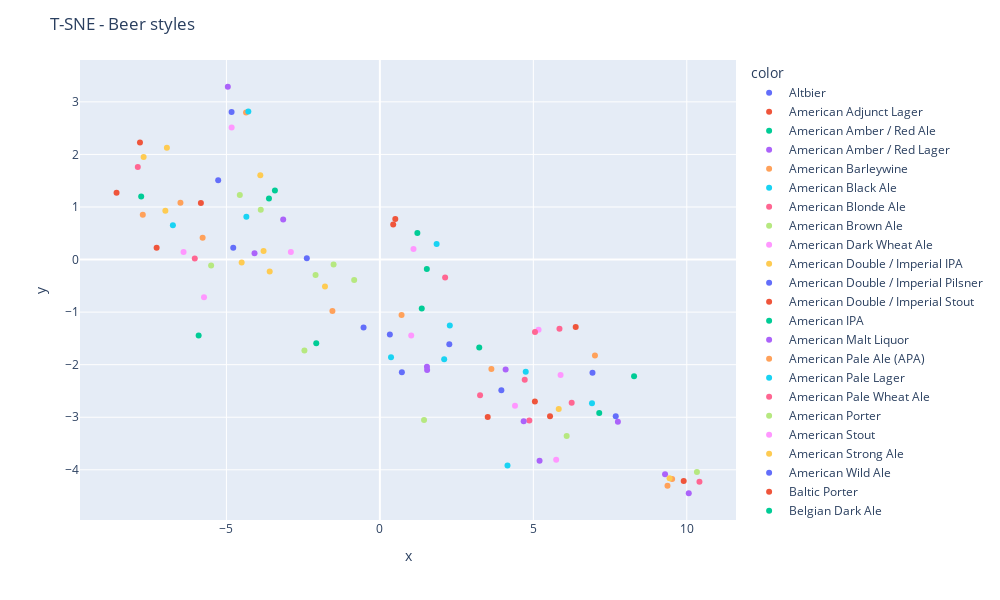

The notebook cell saved with this chart:
### Markdown cell above
Trying out with T-SNE does not yield more meaningful insight.

### Code cell
X_reduced_tsne = TSNE(n_components=2, init='random', learning_rate='auto', random_state=0).fit_transform(X)

# Plot the data reduced in 2d space with t-SNE
fig = px.scatter(x=X_reduced_tsne[:,0], y=X_reduced_tsne[:,1], color=style_labels)
fig.update_layout(
    title='T-SNE - Beer styles',
    width=1000,
    height=600,
)
fig.show()

### Figure 1 — Plotly figure (JSON) as saved in the notebook; plotly's stock layout.template omitted (floating-point values rounded to 4 significant figures)
{"data": [{"hovertemplate": "color=Altbier<br>x=%{x}<br>y=%{y}<extra></extra>", "legendgroup": "Altbier", "marker": {"color": "#636efa", "symbol": "circle"}, "mode": "markers", "name": "Altbier", "orientation": "v", "showlegend": true, "type": "scatter", "x": [2.263], "xaxis": "x", "y": [-1.61], "yaxis": "y"}, {"hovertemplate": "color=American Adjunct Lager<br>x=%{x}<br>y=%{y}<extra></extra>", "legendgroup": "American Adjunct Lager", "marker": {"color": "#EF553B", "symbol": "circle"}, "mode": "markers", "name": "American Adjunct Lager", "orientation": "v", "showlegend": true, "type": "scatter", "x": [9.9], "xaxis": "x", "y": [-4.214], "yaxis": "y"}, {"hovertemplate": "color=American Amber / Red Ale<br>x=%{x}<br>y=%{y}<extra></extra>", "legendgroup": "American Amber / Red Ale", "marker": {"color": "#00cc96", "symbol": "circle"}, "mode": "markers", "name": "American Amber / Red Ale", "orientation": "v", "showlegend": true, "type": "scatter", "x": [1.365], "xaxis": "x", "y": [-0.9292], "yaxis": "y"}, {"hovertemplate": "color=American Amber / Red Lager<br>x=%{x}<br>y=%{y}<extra></extra>", "legendgroup": "American Amber / Red Lager", "marker": {"color": "#ab63fa", "symbol": "circle"}, "mode": "markers", "name": "American Amber / Red Lager", "orientation": "v", "showlegend": true, "type": "scatter", "x": [7.755], "xaxis": "x", "y": [-3.084], "yaxis": "y"}, {"hovertemplate": "color=American Barleywine<br>x=%{x}<br>y=%{y}<extra></extra>", "legendgroup": "American Barleywine", "marker": {"color": "#FFA15A", "symbol": "circle"}, "mode": "markers", "name": "American Barleywine", "orientation": "v", "showlegend": true, "type": "scatter", "x": [-7.725], "xaxis": "x", "y": [0.8536], "yaxis": "y"}, {"hovertemplate": "color=American Black Ale<br>x=%{x}<br>y=%{y}<extra></extra>", "legendgroup": "American Black Ale", "marker": {"color": "#19d3f3", "symbol": "circle"}, "mode": "markers", "name": "American Black Ale", "orientation": "v", "showlegend": true, "type": "scatter", "x": [-4.35], "xaxis": "x", "y": [0.8154], "yaxis": "y"}, {"hovertemplate": "color=American Blonde Ale<br>x=%{x}<br>y=%{y}<extra></extra>", "legendgroup": "American Blonde Ale", "marker": {"color": "#FF6692", "symbol": "circle"}, "mode": "markers", "name": "American Blonde Ale", "orientation": "v", "showlegend": true, "type": "scatter", "x": [6.249], "xaxis": "x", "y": [-2.726], "yaxis": "y"}, {"hovertemplate": "color=American Brown Ale<br>x=%{x}<br>y=%{y}<extra></extra>", "legendgroup": "American Brown Ale", "marker": {"color": "#B6E880", "symbol": "circle"}, "mode": "markers", "name": "American Brown Ale", "orientation": "v", "showlegend": true, "type": "scatter", "x": [-1.508], "xaxis": "x", "y": [-0.09435], "yaxis": "y"}, {"hovertemplate": "color=American Dark Wheat Ale<br>x=%{x}<br>y=%{y}<extra></extra>", "legendgroup": "American Dark Wheat Ale", "marker": {"color": "#FF97FF", "symbol": "circle"}, "mode": "markers", "name": "American Dark Wheat Ale", "orientation": "v", "showlegend": true, "type": "scatter", "x": [5.17], "xaxis": "x", "y": [-1.333], "yaxis": "y"}, {"hovertemplate": "color=American Double / Imperial IPA<br>x=%{x}<br>y=%{y}<extra></extra>", "legendgroup": "American Double / Imperial IPA", "marker": {"color": "#FECB52", "symbol": "circle"}, "mode": "markers", "name": "American Double / Imperial IPA", "orientation": "v", "showlegend": true, "type": "scatter", "x": [-6.939], "xaxis": "x", "y": [2.128], "yaxis": "y"}, {"hovertemplate": "color=American Double / Imperial Pilsner<br>x=%{x}<br>y=%{y}<extra></extra>", "legendgroup": "American Double / Imperial Pilsner", "marker": {"color": "#636efa", "symbol": "circle"}, "mode": "markers", "name": "American Double / Imperial Pilsner", "orientation": "v", "showlegend": true, "type": "scatter", "x": [-4.777], "xaxis": "x", "y": [0.2241], "yaxis": "y"}, {"hovertemplate": "color=American Double / Imperial Stout<br>x=%{x}<br>y=%{y}<extra></extra>", "legendgroup": "American Double / Imperial Stout", "marker": {"color": "#EF553B", "symbol": "circle"}, "mode": "markers", "name": "American Double / Imperial Stout", "orientation": "v", "showlegend": true, "type": "scatter", "x": [-7.816], "xaxis": "x", "y": [2.225], "yaxis": "y"}, {"hovertemplate": "color=American IPA<br>x=%{x}<br>y=%{y}<extra></extra>", "legendgroup": "American IPA", "marker": {"color": "#00cc96", "symbol": "circle"}, "mode": "markers", "name": "American IPA", "orientation": "v", "showlegend": true, "type": "scatter", "x": [-3.613], "xaxis": "x", "y": [1.162], "yaxis": "y"}, {"hovertemplate": "color=American Malt Liquor<br>x=%{x}<br>y=%{y}<extra></extra>", "legendgroup": "American Malt Liquor", "marker": {"color": "#ab63fa", "symbol": "circle"}, "mode": "markers", "name": "American Malt Liquor", "orientation": "v", "showlegend": true, "type": "scatter", "x": [10.06], "xaxis": "x", "y": [-4.446], "yaxis": "y"}, {"hovertemplate": "color=American Pale Ale (APA)<br>x=%{x}<br>y=%{y}<extra></extra>", "legendgroup": "American Pale Ale (APA)", "marker": {"color": "#FFA15A", "symbol": "circle"}, "mode": "markers", "name": "American Pale Ale (APA)", "orientation": "v", "showlegend": true, "type": "scatter", "x": [-1.546], "xaxis": "x", "y": [-0.9787], "yaxis": "y"}, {"hovertemplate": "color=American Pale Lager<br>x=%{x}<br>y=%{y}<extra></extra>", "legendgroup": "American Pale Lager", "marker": {"color": "#19d3f3", "symbol": "circle"}, "mode": "markers", "name": "American Pale Lager", "orientation": "v", "showlegend": true, "type": "scatter", "x": [6.911], "xaxis": "x", "y": [-2.733], "yaxis": "y"}, {"hovertemplate": "color=American Pale Wheat Ale<br>x=%{x}<br>y=%{y}<extra></extra>", "legendgroup": "American Pale Wheat Ale", "marker": {"color": "#FF6692", "symbol": "circle"}, "mode": "markers", "name": "American Pale Wheat Ale", "orientation": "v", "showlegend": true, "type": "scatter", "x": [4.72], "xaxis": "x", "y": [-2.288], "yaxis": "y"}, {"hovertemplate": "color=American Porter<br>x=%{x}<br>y=%{y}<extra></extra>", "legendgroup": "American Porter", "marker": {"color": "#B6E880", "symbol": "circle"}, "mode": "markers", "name": "American Porter", "orientation": "v", "showlegend": true, "type": "scatter", "x": [-3.88], "xaxis": "x", "y": [0.9461], "yaxis": "y"}, {"hovertemplate": "color=American Stout<br>x=%{x}<br>y=%{y}<extra></extra>", "legendgroup": "American Stout", "marker": {"color": "#FF97FF", "symbol": "circle"}, "mode": "markers", "name": "American Stout", "orientation": "v", "showlegend": true, "type": "scatter", "x": [-2.9], "xaxis": "x", "y": [0.1459], "yaxis": "y"}, {"hovertemplate": "color=American Strong Ale<br>x=%{x}<br>y=%{y}<extra></extra>", "legendgroup": "American Strong Ale", "marker": {"color": "#FECB52", "symbol": "circle"}, "mode": "markers", "name": "American Strong Ale", "orientation": "v", "showlegend": true, "type": "scatter", "x": [-6.989], "xaxis": "x", "y": [0.9292], "yaxis": "y"}, {"hovertemplate": "color=American Wild Ale<br>x=%{x}<br>y=%{y}<extra></extra>", "legendgroup": "American Wild Ale", "marker": {"color": "#636efa", "symbol": "circle"}, "mode": "markers", "name": "American Wild Ale", "orientation": "v", "showlegend": true, "type": "scatter", "x": [-4.832], "xaxis": "x", "y": [2.808], "yaxis": "y"}, {"hovertemplate": "color=Baltic Porter<br>x=%{x}<br>y=%{y}<extra></extra>", "legendgroup": "Baltic Porter", "marker": {"color": "#EF553B", "symbol": "circle"}, "mode": "markers", "name": "Baltic Porter", "orientation": "v", "showlegend": true, "type": "scatter", "x": [-5.831], "xaxis": "x", "y": [1.078], "yaxis": "y"}, {"hovertemplate": "color=Belgian Dark Ale<br>x=%{x}<br>y=%{y}<extra></extra>", "legendgroup": "Belgian Dark Ale", "marker": {"color": "#00cc96", "symbol": "circle"}, "mode": "markers", "name": "Belgian Dark Ale", "orientation": "v", "showlegend": true, "type": "scatter", "x": [1.53], "xaxis": "x", "y": [-0.182], "yaxis": "y"}, {"hovertemplate": "color=Belgian IPA<br>x=%{x}<br>y=%{y}<extra></extra>", "legendgroup": "Belgian IPA", "marker": {"color": "#ab63fa", "symbol": "circle"}, "mode": "markers", "name": "Belgian IPA", "orientation": "v", "showlegend": true, "type": "scatter", "x": [-4.084], "xaxis": "x", "y": [0.1187], "yaxis": "y"}, {"hovertemplate": "color=Belgian Pale Ale<br>x=%{x}<br>y=%{y}<extra></extra>", "legendgroup": "Belgian Pale Ale", "marker": {"color": "#FFA15A", "symbol": "circle"}, "mode": "markers", "name": "Belgian Pale Ale", "orientation": "v", "showlegend": true, "type": "scatter", "x": [0.7072], "xaxis": "x", "y": [-1.053], "yaxis": "y"}, {"hovertemplate": "color=Belgian Strong Dark Ale<br>x=%{x}<br>y=%{y}<extra></extra>", "legendgroup": "Belgian Strong Dark Ale", "marker": {"color": "#19d3f3", "symbol": "circle"}, "mode": "markers", "name": "Belgian Strong Dark Ale", "orientation": "v", "showlegend": true, "type": "scatter", "x": [-6.744], "xaxis": "x", "y": [0.6522], "yaxis": "y"}, {"hovertemplate": "color=Belgian Strong Pale Ale<br>x=%{x}<br>y=%{y}<extra></extra>", "legendgroup": "Belgian Strong Pale Ale", "marker": {"color": "#FF6692", "symbol": "circle"}, "mode": "markers", "name": "Belgian Strong Pale Ale", "orientation": "v", "showlegend": true, "type": "scatter", "x": [-6.031], "xaxis": "x", "y": [0.01897], "yaxis": "y"}, {"hovertemplate": "color=Berliner Weissbier<br>x=%{x}<br>y=%{y}<extra></extra>", "legendgroup": "Berliner Weissbier", "marker": {"color": "#B6E880", "symbol": "circle"}, "mode": "markers", "name": "Berliner Weissbier", "orientation": "v", "showlegend": true, "type": "scatter", "x": [-2.458], "xaxis": "x", "y": [-1.732], "yaxis": "y"}, {"hovertemplate": "color=Bière de Champagne / Bière Brut<br>x=%{x}<br>y=%{y}<extra></extra>", "legendgroup": "Bière de Champagne / Bière Brut", "marker": {"color": "#FF97FF", "symbol": "circle"}, "mode": "markers", "name": "Bière de Champagne / Bière Brut", "orientation": "v", "showlegend": true, "type": "scatter", "x": [-5.729], "xaxis": "x", "y": [-0.7176], "yaxis": "y"}, {"hovertemplate": "color=Bière de Garde<br>x=%{x}<br>y=%{y}<extra></extra>", "legendgroup": "Bière de Garde", "marker": {"color": "#FECB52", "symbol": "circle"}, "mode": "markers", "name": "Bière de Garde", "orientation": "v", "showlegend": true, "type": "scatter", "x": [-3.59], "xaxis": "x", "y": [-0.2262], "yaxis": "y"}, {"hovertemplate": "color=Black & Tan<br>x=%{x}<br>y=%{y}<extra></extra>", "legendgroup": "Black & Tan", "marker": {"color": "#636efa", "symbol": "circle"}, "mode": "markers", "name": "Black & Tan", "orientation": "v", "showlegend": true, "type": "scatter", "x": [7.685], "xaxis": "x", "y": [-2.981], "yaxis": "y"}, {"hovertemplate": "color=Bock<br>x=%{x}<br>y=%{y}<extra></extra>", "legendgroup": "Bock", "marker": {"color": "#EF553B", "symbol": "circle"}, "mode": "markers", "name": "Bock", "orientation": "v", "showlegend": true, "type": "scatter", "x": [6.381], "xaxis": "x", "y": [-1.284], "yaxis": "y"}, {"hovertemplate": "color=Braggot<br>x=%{x}<br>y=%{y}<extra></extra>", "legendgroup": "Braggot", "marker": {"color": "#00cc96", "symbol": "circle"}, "mode": "markers", "name": "Braggot", "orientation": "v", "showlegend": true, "type": "scatter", "x": [-5.905], "xaxis": "x", "y": [-1.446], "yaxis": "y"}, {"hovertemplate": "color=California Common / Steam Beer<br>x=%{x}<br>y=%{y}<extra></extra>", "legendgroup": "California Common / Steam Beer", "marker": {"color": "#ab63fa", "symbol": "circle"}, "mode": "markers", "name": "California Common / Steam Beer", "orientation": "v", "showlegend": true, "type": "scatter", "x": [1.534], "xaxis": "x", "y": [-2.037], "yaxis": "y"}, {"hovertemplate": "color=Chile Beer<br>x=%{x}<br>y=%{y}<extra></extra>", "legendgroup": "Chile Beer", "marker": {"color": "#FFA15A", "symbol": "circle"}, "mode": "markers", "name": "Chile Beer", "orientation": "v", "showlegend": true, "type": "scatter", "x": [7.008], "xaxis": "x", "y": [-1.827], "yaxis": "y"}, {"hovertemplate": "color=Cream Ale<br>x=%{x}<br>y=%{y}<extra></extra>", "legendgroup": "Cream Ale", "marker": {"color": "#19d3f3", "symbol": "circle"}, "mode": "markers", "name": "Cream Ale", "orientation": "v", "showlegend": true, "type": "scatter", "x": [4.752], "xaxis": "x", "y": [-2.135], "yaxis": "y"}, {"hovertemplate": "color=Czech Pilsener<br>x=%{x}<br>y=%{y}<extra></extra>", "legendgroup": "Czech Pilsener", "marker": {"color": "#FF6692", "symbol": "circle"}, "mode": "markers", "name": "Czech Pilsener", "orientation": "v", "showlegend": true, "type": "scatter", "x": [4.869], "xaxis": "x", "y": [-3.062], "yaxis": "y"}, {"hovertemplate": "color=Doppelbock<br>x=%{x}<br>y=%{y}<extra></extra>", "legendgroup": "Doppelbock", "marker": {"color": "#B6E880", "symbol": "circle"}, "mode": "markers", "name": "Doppelbock", "orientation": "v", "showlegend": true, "type": "scatter", "x": [-5.498], "xaxis": "x", "y": [-0.1134], "yaxis": "y"}, {"hovertemplate": "color=Dortmunder / Export Lager<br>x=%{x}<br>y=%{y}<extra></extra>", "legendgroup": "Dortmunder / Export Lager", "marker": {"color": "#FF97FF", "symbol": "circle"}, "mode": "markers", "name": "Dortmunder / Export Lager", "orientation": "v", "showlegend": true, "type": "scatter", "x": [4.403], "xaxis": "x", "y": [-2.782], "yaxis": "y"}, {"hovertemplate": "color=Dubbel<br>x=%{x}<br>y=%{y}<extra></extra>", "legendgroup": "Dubbel", "marker": {"color": "#FECB52", "symbol": "circle"}, "mode": "markers", "name": "Dubbel", "orientation": "v", "showlegend": true, "type": "scatter", "x": [-4.503], "xaxis": "x", "y": [-0.05456], "yaxis": "y"}, {"hovertemplate": "color=Dunkelweizen<br>x=%{x}<br>y=%{y}<extra></extra>", "legendgroup": "Dunkelweizen", "marker": {"color": "#636efa", "symbol": "circle"}, "mode": "markers", "name": "Dunkelweizen", "orientation": "v", "showlegend": true, "type": "scatter", "x": [0.325], "xaxis": "x", "y": [-1.427], "yaxis": "y"}, {"hovertemplate": "color=Eisbock<br>x=%{x}<br>y=%{y}<extra></extra>", "legendgroup": "Eisbock", "marker": {"color": "#EF553B", "symbol": "circle"}, "mode": "markers", "name": "Eisbock", "orientation": "v", "showlegend": true, "type": "scatter", "x": [-8.58], "xaxis": "x", "y": [1.272], "yaxis": "y"}, {"hovertemplate": "color=English Barleywine<br>x=%{x}<br>y=%{y}<extra></extra>", "legendgroup": "English Barleywine", "marker": {"color": "#00cc96", "symbol": "circle"}, "mode": "markers", "name": "English Barleywine", "orientation": "v", "showlegend": true, "type": "scatter", "x": [-7.777], "xaxis": "x", "y": [1.199], "yaxis": "y"}, {"hovertemplate": "color=English Bitter<br>x=%{x}<br>y=%{y}<extra></extra>", "legendgroup": "English Bitter", "marker": {"color": "#ab63fa", "symbol": "circle"}, "mode": "markers", "name": "English Bitter", "orientation": "v", "showlegend": true, "type": "scatter", "x": [5.203], "xaxis": "x", "y": [-3.826], "yaxis": "y"}, {"hovertemplate": "color=English Brown Ale<br>x=%{x}<br>y=%{y}<extra></extra>", "legendgroup": "English Brown Ale", "marker": {"color": "#FFA15A", "symbol": "circle"}, "mode": "markers", "name": "English Brown Ale", "orientation": "v", "showlegend": true, "type": "scatter", "x": [3.634], "xaxis": "x", "y": [-2.08], "yaxis": "y"}, {"hovertemplate": "color=English Dark Mild Ale<br>x=%{x}<br>y=%{y}<extra></extra>", "legendgroup": "English Dark Mild Ale", "marker": {"color": "#19d3f3", "symbol": "circle"}, "mode": "markers", "name": "English Dark Mild Ale", "orientation": "v", "showlegend": true, "type": "scatter", "x": [4.159], "xaxis": "x", "y": [-3.919], "yaxis": "y"}, {"hovertemplate": "color=English India Pale Ale (IPA)<br>x=%{x}<br>y=%{y}<extra></extra>", "legendgroup": "English India Pale Ale (IPA)", "marker": {"color": "#FF6692", "symbol": "circle"}, "mode": "markers", "name": "English India Pale Ale (IPA)", "orientation": "v", "showlegend": true, "type": "scatter", "x": [5.054], "xaxis": "x", "y": [-1.379], "yaxis": "y"}, {"hovertemplate": "color=English Pale Ale<br>x=%{x}<br>y=%{y}<extra></extra>", "legendgroup": "English Pale Ale", "marker": {"color": "#B6E880", "symbol": "circle"}, "mode": "markers", "name": "English Pale Ale", "orientation": "v", "showlegend": true, "type": "scatter", "x": [6.086], "xaxis": "x", "y": [-3.356], "yaxis": "y"}, {"hovertemplate": "color=English Pale Mild Ale<br>x=%{x}<br>y=%{y}<extra></extra>", "legendgroup": "English Pale Mild Ale", "marker": {"color": "#FF97FF", "symbol": "circle"}, "mode": "markers", "name": "English Pale Mild Ale", "orientation": "v", "showlegend": true, "type": "scatter", "x": [5.744], "xaxis": "x", "y": [-3.81], "yaxis": "y"}, {"hovertemplate": "color=English Porter<br>x=%{x}<br>y=%{y}<extra></extra>", "legendgroup": "English Porter", "marker": {"color": "#FECB52", "symbol": "circle"}, "mode": "markers", "name": "English Porter", "orientation": "v", "showlegend": true, "type": "scatter", "x": [-1.789], "xaxis": "x", "y": [-0.5134], "yaxis": "y"}, {"hovertemplate": "color=English Stout<br>x=%{x}<br>y=%{y}<extra></extra>", "legendgroup": "English Stout", "marker": {"color": "#636efa", "symbol": "circle"}, "mode": "markers", "name": "English Stout", "orientation": "v", "showlegend": true, "type": "scatter", "x": [-0.5316], "xaxis": "x", "y": [-1.291], "yaxis": "y"}, {"hovertemplate": "color=English Strong Ale<br>x=%{x}<br>y=%{y}<extra></extra>", "legendgroup": "English Strong Ale", "marker": {"color": "#EF553B", "symbol": "circle"}, "mode": "markers", "name": "English Strong Ale", "orientation": "v", "showlegend": true, "type": "scatter", "x": [0.4345], "xaxis": "x", "y": [0.6674], "yaxis": "y"}, {"hovertemplate": "color=Euro Dark Lager<br>x=%{x}<br>y=%{y}<extra></extra>", "legendgroup": "Euro Dark Lager", "marker": {"color": "#00cc96", "symbol": "circle"}, "mode": "markers", "name": "Euro Dark Lager", "orientation": "v", "showlegend": true, "type": "scatter", "x": [7.147], "xaxis": "x", "y": [-2.919], "yaxis": "y"}, {"hovertemplate": "color=Euro Pale Lager<br>x=%{x}<br>y=%{y}<extra></extra>", "legendgroup": "Euro Pale Lager", "marker": {"color": "#ab63fa", "symbol": "circle"}, "mode": "markers", "name": "Euro Pale Lager", "orientation": "v", "showlegend": true, "type": "scatter", "x": [9.292], "xaxis": "x", "y": [-4.087], "yaxis": "y"}, {"hovertemplate": "color=Euro Strong Lager<br>x=%{x}<br>y=%{y}<extra></extra>", "legendgroup": "Euro Strong Lager", "marker": {"color": "#FFA15A", "symbol": "circle"}, "mode": "markers", "name": "Euro Strong Lager", "orientation": "v", "showlegend": true, "type": "scatter", "x": [9.371], "xaxis": "x", "y": [-4.305], "yaxis": "y"}, {"hovertemplate": "color=Extra Special / Strong Bitter (ESB)<br>x=%{x}<br>y=%{y}<extra></extra>", "legendgroup": "Extra Special / Strong Bitter (ESB)", "marker": {"color": "#19d3f3", "symbol": "circle"}, "mode": "markers", "name": "Extra Special / Strong Bitter (ESB)", "orientation": "v", "showlegend": true, "type": "scatter", "x": [2.095], "xaxis": "x", "y": [-1.895], "yaxis": "y"}, {"hovertemplate": "color=Faro<br>x=%{x}<br>y=%{y}<extra></extra>", "legendgroup": "Faro", "marker": {"color": "#FF6692", "symbol": "circle"}, "mode": "markers", "name": "Faro", "orientation": "v", "showlegend": true, "type": "scatter", "x": [3.264], "xaxis": "x", "y": [-2.58], "yaxis": "y"}, {"hovertemplate": "color=Flanders Oud Bruin<br>x=%{x}<br>y=%{y}<extra></extra>", "legendgroup": "Flanders Oud Bruin", "marker": {"color": "#B6E880", "symbol": "circle"}, "mode": "markers", "name": "Flanders Oud Bruin", "orientation": "v", "showlegend": true, "type": "scatter", "x": [-4.564], "xaxis": "x", "y": [1.23], "yaxis": "y"}, {"hovertemplate": "color=Flanders Red Ale<br>x=%{x}<br>y=%{y}<extra></extra>", "legendgroup": "Flanders Red Ale", "marker": {"color": "#FF97FF", "symbol": "circle"}, "mode": "markers", "name": "Flanders Red Ale", "orientation": "v", "showlegend": true, "type": "scatter", "x": [-4.83], "xaxis": "x", "y": [2.513], "yaxis": "y"}, {"hovertemplate": "color=Foreign / Export Stout<br>x=%{x}<br>y=%{y}<extra></extra>", "legendgroup": "Foreign / Export Stout", "marker": {"color": "#FECB52", "symbol": "circle"}, "mode": "markers", "name": "Foreign / Export Stout", "orientation": "v", "showlegend": true, "type": "scatter", "x": [-3.789], "xaxis": "x", "y": [0.1627], "yaxis": "y"}, {"hovertemplate": "color=Fruit / Vegetable Beer<br>x=%{x}<br>y=%{y}<extra></extra>", "legendgroup": "Fruit / Vegetable Beer", "marker": {"color": "#636efa", "symbol": "circle"}, "mode": "markers", "name": "Fruit / Vegetable Beer", "orientation": "v", "showlegend": true, "type": "scatter", "x": [6.927], "xaxis": "x", "y": [-2.152], "yaxis": "y"}, {"hovertemplate": "color=German Pilsener<br>x=%{x}<br>y=%{y}<extra></extra>", "legendgroup": "German Pilsener", "marker": {"color": "#EF553B", "symbol": "circle"}, "mode": "markers", "name": "German Pilsener", "orientation": "v", "showlegend": true, "type": "scatter", "x": [5.544], "xaxis": "x", "y": [-2.981], "yaxis": "y"}, {"hovertemplate": "color=Gose<br>x=%{x}<br>y=%{y}<extra></extra>", "legendgroup": "Gose", "marker": {"color": "#00cc96", "symbol": "circle"}, "mode": "markers", "name": "Gose", "orientation": "v", "showlegend": true, "type": "scatter", "x": [-2.073], "xaxis": "x", "y": [-1.591], "yaxis": "y"}, {"hovertemplate": "color=Gueuze<br>x=%{x}<br>y=%{y}<extra></extra>", "legendgroup": "Gueuze", "marker": {"color": "#ab63fa", "symbol": "circle"}, "mode": "markers", "name": "Gueuze", "orientation": "v", "showlegend": true, "type": "scatter", "x": [-4.954], "xaxis": "x", "y": [3.288], "yaxis": "y"}, {"hovertemplate": "color=Happoshu<br>x=%{x}<br>y=%{y}<extra></extra>", "legendgroup": "Happoshu", "marker": {"color": "#FFA15A", "symbol": "circle"}, "mode": "markers", "name": "Happoshu", "orientation": "v", "showlegend": true, "type": "scatter", "x": [9.523], "xaxis": "x", "y": [-4.177], "yaxis": "y"}, {"hovertemplate": "color=Hefeweizen<br>x=%{x}<br>y=%{y}<extra></extra>", "legendgroup": "Hefeweizen", "marker": {"color": "#19d3f3", "symbol": "circle"}, "mode": "markers", "name": "Hefeweizen", "orientation": "v", "showlegend": true, "type": "scatter", "x": [0.3634], "xaxis": "x", "y": [-1.857], "yaxis": "y"}, {"hovertemplate": "color=Herbed / Spiced Beer<br>x=%{x}<br>y=%{y}<extra></extra>", "legendgroup": "Herbed / Spiced Beer", "marker": {"color": "#FF6692", "symbol": "circle"}, "mode": "markers", "name": "Herbed / Spiced Beer", "orientation": "v", "showlegend": true, "type": "scatter", "x": [5.852], "xaxis": "x", "y": [-1.315], "yaxis": "y"}, {"hovertemplate": "color=Irish Dry Stout<br>x=%{x}<br>y=%{y}<extra></extra>", "legendgroup": "Irish Dry Stout", "marker": {"color": "#B6E880", "symbol": "circle"}, "mode": "markers", "name": "Irish Dry Stout", "orientation": "v", "showlegend": true, "type": "scatter", "x": [1.439], "xaxis": "x", "y": [-3.051], "yaxis": "y"}, {"hovertemplate": "color=Irish Red Ale<br>x=%{x}<br>y=%{y}<extra></extra>", "legendgroup": "Irish Red Ale", "marker": {"color": "#FF97FF", "symbol": "circle"}, "mode": "markers", "name": "Irish Red Ale", "orientation": "v", "showlegend": true, "type": "scatter", "x": [5.888], "xaxis": "x", "y": [-2.198], "yaxis": "y"}, {"hovertemplate": "color=Japanese Rice Lager<br>x=%{x}<br>y=%{y}<extra></extra>", "legendgroup": "Japanese Rice Lager", "marker": {"color": "#FECB52", "symbol": "circle"}, "mode": "markers", "name": "Japanese Rice Lager", "orientation": "v", "showlegend": true, "type": "scatter", "x": [9.438], "xaxis": "x", "y": [-4.159], "yaxis": "y"}, {"hovertemplate": "color=Kellerbier / Zwickelbier<br>x=%{x}<br>y=%{y}<extra></extra>", "legendgroup": "Kellerbier / Zwickelbier", "marker": {"color": "#636efa", "symbol": "circle"}, "mode": "markers", "name": "Kellerbier / Zwickelbier", "orientation": "v", "showlegend": true, "type": "scatter", "x": [0.7169], "xaxis": "x", "y": [-2.145], "yaxis": "y"}, {"hovertemplate": "color=Kristalweizen<br>x=%{x}<br>y=%{y}<extra></extra>", "legendgroup": "Kristalweizen", "marker": {"color": "#EF553B", "symbol": "circle"}, "mode": "markers", "name": "Kristalweizen", "orientation": "v", "showlegend": true, "type": "scatter", "x": [5.051], "xaxis": "x", "y": [-2.7], "yaxis": "y"}, {"hovertemplate": "color=Kvass<br>x=%{x}<br>y=%{y}<extra></extra>", "legendgroup": "Kvass", "marker": {"color": "#00cc96", "symbol": "circle"}, "mode": "markers", "name": "Kvass", "orientation": "v", "showlegend": true, "type": "scatter", "x": [8.283], "xaxis": "x", "y": [-2.221], "yaxis": "y"}, {"hovertemplate": "color=Kölsch<br>x=%{x}<br>y=%{y}<extra></extra>", "legendgroup": "Kölsch", "marker": {"color": "#ab63fa", "symbol": "circle"}, "mode": "markers", "name": "Kölsch", "orientation": "v", "showlegend": true, "type": "scatter", "x": [4.685], "xaxis": "x", "y": [-3.076], "yaxis": "y"}, {"hovertemplate": "color=Lambic - Fruit<br>x=%{x}<br>y=%{y}<extra></extra>", "legendgroup": "Lambic - Fruit", "marker": {"color": "#FFA15A", "symbol": "circle"}, "mode": "markers", "name": "Lambic - Fruit", "orientation": "v", "showlegend": true, "type": "scatter", "x": [-4.359], "xaxis": "x", "y": [2.796], "yaxis": "y"}, {"hovertemplate": "color=Lambic - Unblended<br>x=%{x}<br>y=%{y}<extra></extra>", "legendgroup": "Lambic - Unblended", "marker": {"color": "#19d3f3", "symbol": "circle"}, "mode": "markers", "name": "Lambic - Unblended", "orientation": "v", "showlegend": true, "type": "scatter", "x": [-4.286], "xaxis": "x", "y": [2.816], "yaxis": "y"}, {"hovertemplate": "color=Light Lager<br>x=%{x}<br>y=%{y}<extra></extra>", "legendgroup": "Light Lager", "marker": {"color": "#FF6692", "symbol": "circle"}, "mode": "markers", "name": "Light Lager", "orientation": "v", "showlegend": true, "type": "scatter", "x": [10.41], "xaxis": "x", "y": [-4.227], "yaxis": "y"}, {"hovertemplate": "color=Low Alcohol Beer<br>x=%{x}<br>y=%{y}<extra></extra>", "legendgroup": "Low Alcohol Beer", "marker": {"color": "#B6E880", "symbol": "circle"}, "mode": "markers", "name": "Low Alcohol Beer", "orientation": "v", "showlegend": true, "type": "scatter", "x": [10.33], "xaxis": "x", "y": [-4.044], "yaxis": "y"}, {"hovertemplate": "color=Maibock / Helles Bock<br>x=%{x}<br>y=%{y}<extra></extra>", "legendgroup": "Maibock / Helles Bock", "marker": {"color": "#FF97FF", "symbol": "circle"}, "mode": "markers", "name": "Maibock / Helles Bock", "orientation": "v", "showlegend": true, "type": "scatter", "x": [1.096], "xaxis": "x", "y": [0.2013], "yaxis": "y"}, {"hovertemplate": "color=Milk / Sweet Stout<br>x=%{x}<br>y=%{y}<extra></extra>", "legendgroup": "Milk / Sweet Stout", "marker": {"color": "#FECB52", "symbol": "circle"}, "mode": "markers", "name": "Milk / Sweet Stout", "orientation": "v", "showlegend": true, "type": "scatter", "x": [-3.895], "xaxis": "x", "y": [1.604], "yaxis": "y"}, {"hovertemplate": "color=Munich Dunkel Lager<br>x=%{x}<br>y=%{y}<extra></extra>", "legendgroup": "Munich Dunkel Lager", "marker": {"color": "#636efa", "symbol": "circle"}, "mode": "markers", "name": "Munich Dunkel Lager", "orientation": "v", "showlegend": true, "type": "scatter", "x": [3.958], "xaxis": "x", "y": [-2.489], "yaxis": "y"}, {"hovertemplate": "color=Munich Helles Lager<br>x=%{x}<br>y=%{y}<extra></extra>", "legendgroup": "Munich Helles Lager", "marker": {"color": "#EF553B", "symbol": "circle"}, "mode": "markers", "name": "Munich Helles Lager", "orientation": "v", "showlegend": true, "type": "scatter", "x": [3.514], "xaxis": "x", "y": [-2.996], "yaxis": "y"}, {"hovertemplate": "color=Märzen / Oktoberfest<br>x=%{x}<br>y=%{y}<extra></extra>", "legendgroup": "Märzen / Oktoberfest", "marker": {"color": "#00cc96", "symbol": "circle"}, "mode": "markers", "name": "Märzen / Oktoberfest", "orientation": "v", "showlegend": true, "type": "scatter", "x": [3.238], "xaxis": "x", "y": [-1.674], "yaxis": "y"}, {"hovertemplate": "color=Oatmeal Stout<br>x=%{x}<br>y=%{y}<extra></extra>", "legendgroup": "Oatmeal Stout", "marker": {"color": "#ab63fa", "symbol": "circle"}, "mode": "markers", "name": "Oatmeal Stout", "orientation": "v", "showlegend": true, "type": "scatter", "x": [-3.15], "xaxis": "x", "y": [0.7601], "yaxis": "y"}, {"hovertemplate": "color=Old Ale<br>x=%{x}<br>y=%{y}<extra></extra>", "legendgroup": "Old Ale", "marker": {"color": "#FFA15A", "symbol": "circle"}, "mode": "markers", "name": "Old Ale", "orientation": "v", "showlegend": true, "type": "scatter", "x": [-6.498], "xaxis": "x", "y": [1.081], "yaxis": "y"}, {"hovertemplate": "color=Pumpkin Ale<br>x=%{x}<br>y=%{y}<extra></extra>", "legendgroup": "Pumpkin Ale", "marker": {"color": "#19d3f3", "symbol": "circle"}, "mode": "markers", "name": "Pumpkin Ale", "orientation": "v", "showlegend": true, "type": "scatter", "x": [1.849], "xaxis": "x", "y": [0.2974], "yaxis": "y"}, {"hovertemplate": "color=Quadrupel (Quad)<br>x=%{x}<br>y=%{y}<extra></extra>", "legendgroup": "Quadrupel (Quad)", "marker": {"color": "#FF6692", "symbol": "circle"}, "mode": "markers", "name": "Quadrupel (Quad)", "orientation": "v", "showlegend": true, "type": "scatter", "x": [-7.888], "xaxis": "x", "y": [1.759], "yaxis": "y"}, {"hovertemplate": "color=Rauchbier<br>x=%{x}<br>y=%{y}<extra></extra>", "legendgroup": "Rauchbier", "marker": {"color": "#B6E880", "symbol": "circle"}, "mode": "markers", "name": "Rauchbier", "orientation": "v", "showlegend": true, "type": "scatter", "x": [-2.095], "xaxis": "x", "y": [-0.2949], "yaxis": "y"}, {"hovertemplate": "color=Roggenbier<br>x=%{x}<br>y=%{y}<extra></extra>", "legendgroup": "Roggenbier", "marker": {"color": "#FF97FF", "symbol": "circle"}, "mode": "markers", "name": "Roggenbier", "orientation": "v", "showlegend": true, "type": "scatter", "x": [1.021], "xaxis": "x", "y": [-1.445], "yaxis": "y"}, {"hovertemplate": "color=Russian Imperial Stout<br>x=%{x}<br>y=%{y}<extra></extra>", "legendgroup": "Russian Imperial Stout", "marker": {"color": "#FECB52", "symbol": "circle"}, "mode": "markers", "name": "Russian Imperial Stout", "orientation": "v", "showlegend": true, "type": "scatter", "x": [-7.697], "xaxis": "x", "y": [1.952], "yaxis": "y"}, {"hovertemplate": "color=Rye Beer<br>x=%{x}<br>y=%{y}<extra></extra>", "legendgroup": "Rye Beer", "marker": {"color": "#636efa", "symbol": "circle"}, "mode": "markers", "name": "Rye Beer", "orientation": "v", "showlegend": true, "type": "scatter", "x": [-2.38], "xaxis": "x", "y": [0.02423], "yaxis": "y"}, {"hovertemplate": "color=Sahti<br>x=%{x}<br>y=%{y}<extra></extra>", "legendgroup": "Sahti", "marker": {"color": "#EF553B", "symbol": "circle"}, "mode": "markers", "name": "Sahti", "orientation": "v", "showlegend": true, "type": "scatter", "x": [0.5024], "xaxis": "x", "y": [0.7712], "yaxis": "y"}, {"hovertemplate": "color=Saison / Farmhouse Ale<br>x=%{x}<br>y=%{y}<extra></extra>", "legendgroup": "Saison / Farmhouse Ale", "marker": {"color": "#00cc96", "symbol": "circle"}, "mode": "markers", "name": "Saison / Farmhouse Ale", "orientation": "v", "showlegend": true, "type": "scatter", "x": [-3.42], "xaxis": "x", "y": [1.314], "yaxis": "y"}, {"hovertemplate": "color=Schwarzbier<br>x=%{x}<br>y=%{y}<extra></extra>", "legendgroup": "Schwarzbier", "marker": {"color": "#ab63fa", "symbol": "circle"}, "mode": "markers", "name": "Schwarzbier", "orientation": "v", "showlegend": true, "type": "scatter", "x": [1.54], "xaxis": "x", "y": [-2.099], "yaxis": "y"}, {"hovertemplate": "color=Scotch Ale / Wee Heavy<br>x=%{x}<br>y=%{y}<extra></extra>", "legendgroup": "Scotch Ale / Wee Heavy", "marker": {"color": "#FFA15A", "symbol": "circle"}, "mode": "markers", "name": "Scotch Ale / Wee Heavy", "orientation": "v", "showlegend": true, "type": "scatter", "x": [-5.775], "xaxis": "x", "y": [0.4161], "yaxis": "y"}, {"hovertemplate": "color=Scottish Ale<br>x=%{x}<br>y=%{y}<extra></extra>", "legendgroup": "Scottish Ale", "marker": {"color": "#19d3f3", "symbol": "circle"}, "mode": "markers", "name": "Scottish Ale", "orientation": "v", "showlegend": true, "type": "scatter", "x": [2.279], "xaxis": "x", "y": [-1.256], "yaxis": "y"}, {"hovertemplate": "color=Scottish Gruit / Ancient Herbed Ale<br>x=%{x}<br>y=%{y}<extra></extra>", "legendgroup": "Scottish Gruit / Ancient Herbed Ale", "marker": {"color": "#FF6692", "symbol": "circle"}, "mode": "markers", "name": "Scottish Gruit / Ancient Herbed Ale", "orientation": "v", "showlegend": true, "type": "scatter", "x": [2.126], "xaxis": "x", "y": [-0.3427], "yaxis": "y"}, {"hovertemplate": "color=Smoked Beer<br>x=%{x}<br>y=%{y}<extra></extra>", "legendgroup": "Smoked Beer", "marker": {"color": "#B6E880", "symbol": "circle"}, "mode": "markers", "name": "Smoked Beer", "orientation": "v", "showlegend": true, "type": "scatter", "x": [-0.8375], "xaxis": "x", "y": [-0.3875], "yaxis": "y"}, {"hovertemplate": "color=Tripel<br>x=%{x}<br>y=%{y}<extra></extra>", "legendgroup": "Tripel", "marker": {"color": "#FF97FF", "symbol": "circle"}, "mode": "markers", "name": "Tripel", "orientation": "v", "showlegend": true, "type": "scatter", "x": [-6.396], "xaxis": "x", "y": [0.1442], "yaxis": "y"}, {"hovertemplate": "color=Vienna Lager<br>x=%{x}<br>y=%{y}<extra></extra>", "legendgroup": "Vienna Lager", "marker": {"color": "#FECB52", "symbol": "circle"}, "mode": "markers", "name": "Vienna Lager", "orientation": "v", "showlegend": true, "type": "scatter", "x": [5.828], "xaxis": "x", "y": [-2.843], "yaxis": "y"}, {"hovertemplate": "color=Weizenbock<br>x=%{x}<br>y=%{y}<extra></extra>", "legendgroup": "Weizenbock", "marker": {"color": "#636efa", "symbol": "circle"}, "mode": "markers", "name": "Weizenbock", "orientation": "v", "showlegend": true, "type": "scatter", "x": [-5.268], "xaxis": "x", "y": [1.507], "yaxis": "y"}, {"hovertemplate": "color=Wheatwine<br>x=%{x}<br>y=%{y}<extra></extra>", "legendgroup": "Wheatwine", "marker": {"color": "#EF553B", "symbol": "circle"}, "mode": "markers", "name": "Wheatwine", "orientation": "v", "showlegend": true, "type": "scatter", "x": [-7.274], "xaxis": "x", "y": [0.2235], "yaxis": "y"}, {"hovertemplate": "color=Winter Warmer<br>x=%{x}<br>y=%{y}<extra></extra>", "legendgroup": "Winter Warmer", "marker": {"color": "#00cc96", "symbol": "circle"}, "mode": "markers", "name": "Winter Warmer", "orientation": "v", "showlegend": true, "type": "scatter", "x": [1.221], "xaxis": "x", "y": [0.5041], "yaxis": "y"}, {"hovertemplate": "color=Witbier<br>x=%{x}<br>y=%{y}<extra></extra>", "legendgroup": "Witbier", "marker": {"color": "#ab63fa", "symbol": "circle"}, "mode": "markers", "name": "Witbier", "orientation": "v", "showlegend": true, "type": "scatter", "x": [4.097], "xaxis": "x", "y": [-2.09], "yaxis": "y"}], "layout": {"height": 600, "legend": {"title": {"text": "color"}, "tracegroupgap": 0}, "margin": {"t": 60}, "title": {"text": "T-SNE - Beer styles"}, "width": 1000, "xaxis": {"anchor": "y", "domain": [0, 1], "title": {"text": "x"}}, "yaxis": {"anchor": "x", "domain": [0, 1], "title": {"text": "y"}}}}
